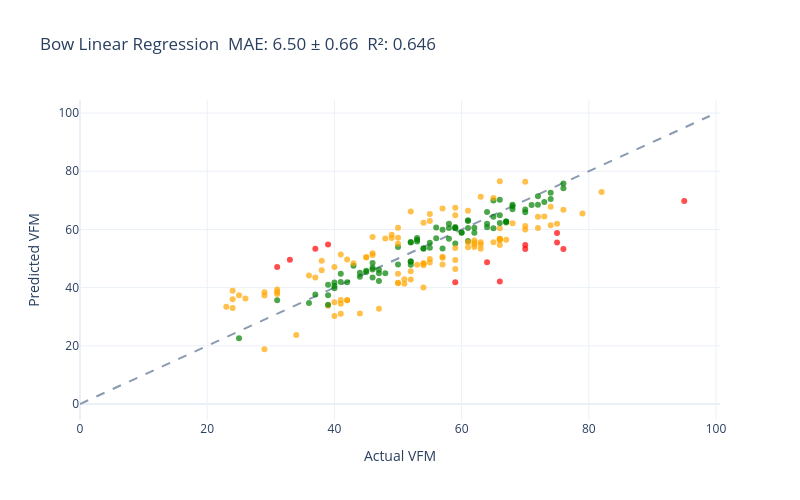
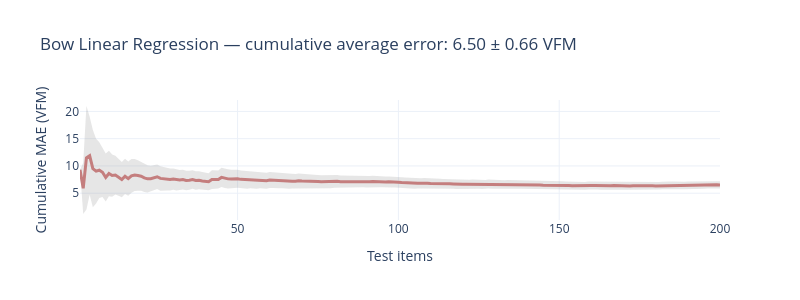

Here is the notebook cell these charts were saved with, in order:
### Code cell
# ── Bag of words + linear regression (text only) ──────────────────────────────
from sklearn.feature_extraction.text import CountVectorizer

np.random.seed(SEED)
train_targets = np.array([w.vfm for w in train], dtype=float)
vectorizer = CountVectorizer(max_features=2000, stop_words="english")
train_matrix = vectorizer.fit_transform([w.summary for w in train])
bow_lr = LinearRegression().fit(train_matrix, train_targets)

def bow_linear_regression(wine: Wine) -> float:
    """Predict VFM from bag-of-words over the assembled text."""
    return float(bow_lr.predict(vectorizer.transform([wine.summary]))[0])

evaluate(bow_linear_regression, test)

### Figure 1 — Plotly figure (JSON) as saved in the notebook; plotly's stock layout.template omitted (floating-point values rounded to 4 significant figures; data arrays with more than 128 entries replaced by an {"elided": "..."} marker saying what was removed)
{"data": [{"line": {"color": "#8A9BB0", "dash": "dash"}, "mode": "lines", "showlegend": false, "type": "scatter", "x": [0, 99], "y": [0, 99]}, {"marker": {"color": {"elided": "200 str values"}, "opacity": 0.7, "size": 6}, "mode": "markers", "showlegend": false, "text": {"elided": "200 str values"}, "type": "scatter", "x": {"elided": "200 int values"}, "y": {"elided": "200 float values"}}], "layout": {"height": 500, "title": {"text": "Bow Linear Regression  MAE: 6.50 ± 0.66  R²: 0.646"}, "width": 800, "xaxis": {"title": {"text": "Actual VFM"}}, "yaxis": {"title": {"text": "Predicted VFM"}}}}

### Figure 2 — Plotly figure (JSON) as saved in the notebook; plotly's stock layout.template omitted (floating-point values rounded to 4 significant figures; data arrays with more than 128 entries replaced by an {"elided": "..."} marker saying what was removed)
{"data": [{"fill": "toself", "fillcolor": "rgba(128,128,128,0.2)", "hoverinfo": "skip", "line": {"color": "rgba(255,255,255,0)"}, "showlegend": false, "type": "scatter", "x": {"elided": "400 int values"}, "y": {"elided": "400 float values"}}, {"customdata": {"elided": "200 float values"}, "hovertemplate": "n=%{x}<br>Avg Error=%{y:.2f} VFM<br>±95% CI=%{customdata:.2f}<extra></extra>", "line": {"color": "#C47E7E", "width": 3}, "mode": "lines", "type": "scatter", "x": {"elided": "200 int values"}, "y": {"elided": "200 float values"}}], "layout": {"height": 300, "showlegend": false, "title": {"text": "Bow Linear Regression — cumulative average error: 6.50 ± 0.66 VFM"}, "width": 800, "xaxis": {"title": {"text": "Test items"}}, "yaxis": {"title": {"text": "Cumulative MAE (VFM)"}}}}
